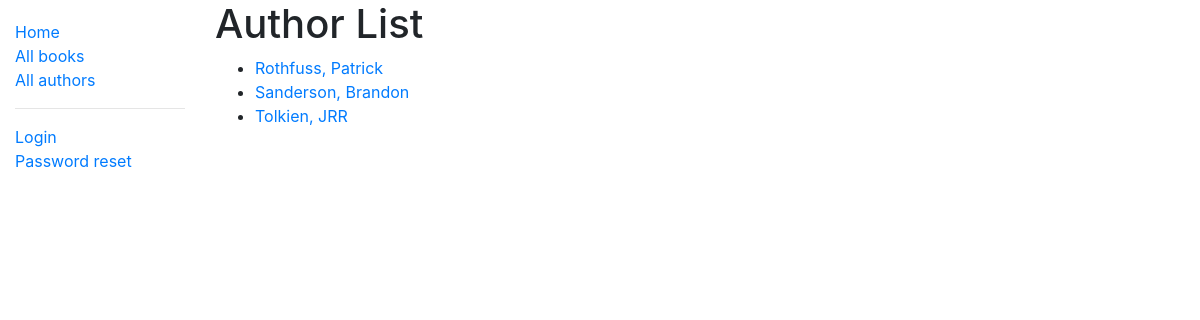
The page /catalog/author/ on the database as committed earlier.
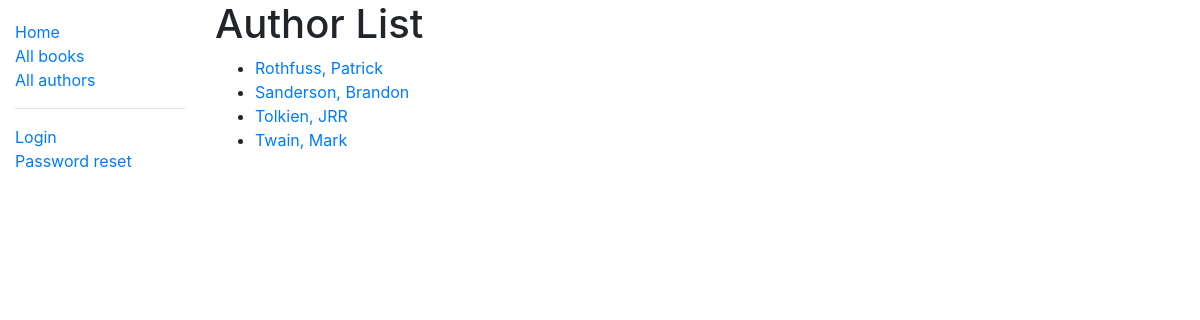
The same page on the database as committed later.
### catalog/models.py (models this page shows, shortened)
class Author(models.Model):
    first_name = models.CharField(max_length=100)
    last_name = models.CharField(max_length=100)
    date_of_birth = models.DateField(null=True, blank=True)
    date_of_death = models.DateField('Died', null=True, blank=True)
    def get_absolute_url(self):
        return reverse('author-detail', args=[str(self.id)])
    class Meta:
        ordering = ['last_name']

### catalog/views.py (the view)
# urls.py: path('author/', views.AuthorListView.as_view(), name='authors'),
class AuthorListView(generic.ListView):
    model = Author
    paginate_by = 10

### catalog/templates/catalog/author_list.html (shortened to what this page needs)
{% extends "base_generic.html" %}
{% block content %}
  <h1>Author List</h1>
  {% if author_list %}
  <ul>
    {% for author in author_list %}
      <li>
        <a href="{{ author.get_absolute_url }}">{{ author.last_name }}, {{author.first_name}}</a>
      </li>
    {% endfor %}
  </ul>
  {% else %}
    <p>There are no authors in the library.</p>
  {% endif %}
{% endblock %}

Rows that differ between the two databases and show on the page:
added Author: last_name "Twain", first_name "Mark"
